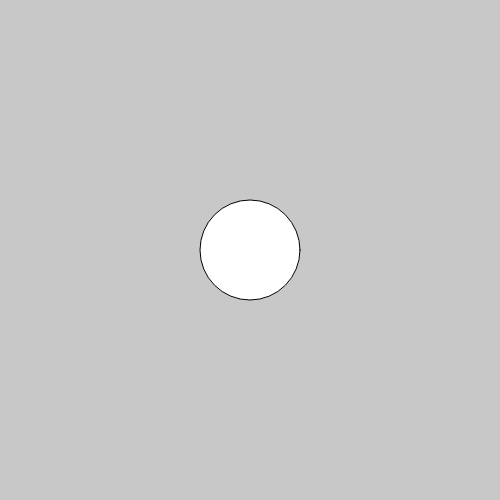
Frame 1 (no input)
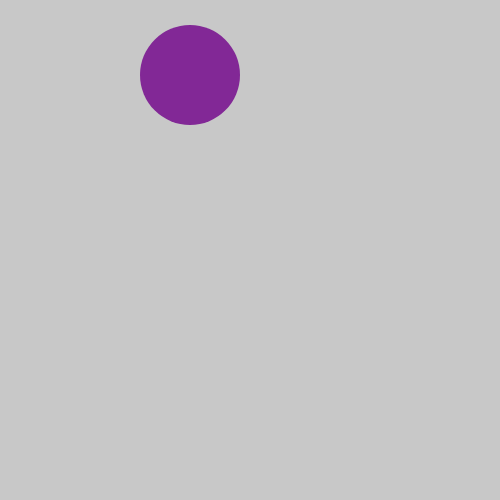
Frame 60 (no input)
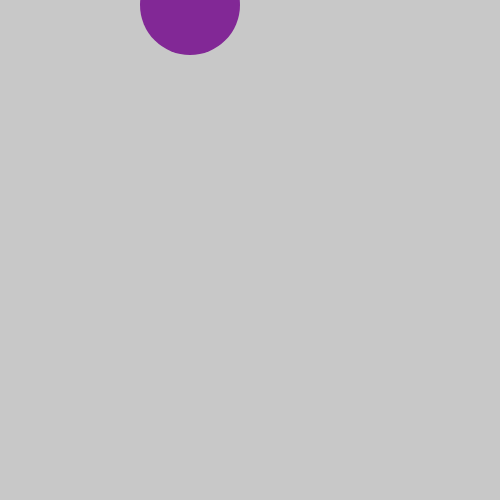
Frame 120 (the mouse pressed at the canvas centre since frame 60)

The p5.js sketch that drew these frames (run headless with seeded random() and noise() and a simulated clock; from frame 60 on, the mouse is pressed at the canvas centre):

// p5.js sketch
// ── sketch.js
var circleY;
var circleX;
var circleXspeed;
var circleYspeed;

function setup(){
  createCanvas(500,500);
  circleY=250;
  circleX=250;
  circleXspeed=60;
  circleYspeed=35;

}

function draw(){
  background(200);
  ellipse(circleX,circleY,100,100);//좌표,크기
  noStroke();
  //storke(,,,);
  fill(circleX,circleY,150);

  //CircleY=cirlcle+1:
  circleX=circleX+circleXspeed;
  circleY=circleY+circleYspeed;


  if (circleX<0||circleX>width){
    circleXspeed=circleXspeed *-1;
  }

  if(circleY<0||circleY>height){
    circleYspeed=circleYspeed *-1;
  }

  }
